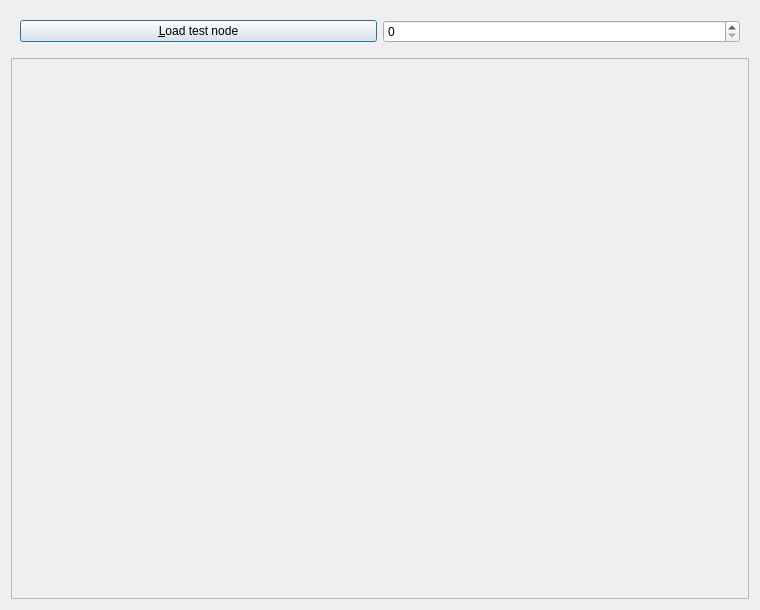
<?xml version="1.0" encoding="UTF-8"?>
<ui version="4.0">
 <class>QtTestQtNodeDialog</class>
 <widget class="QDialog" name="QtTestQtNodeDialog">
  <property name="geometry">
   <rect>
    <x>0</x>
    <y>0</y>
    <width>760</width>
    <height>610</height>
   </rect>
  </property>
  <property name="windowTitle">
   <string>Test Node</string>
  </property>
  <layout class="QVBoxLayout" name="verticalLayout">
   <item>
    <widget class="QWidget" name="widget_top" native="true">
     <layout class="QGridLayout" name="gridLayout_2">
      <item row="0" column="0">
       <widget class="QPushButton" name="button_load">
        <property name="text">
         <string>&amp;Load test node</string>
        </property>
       </widget>
      </item>
      <item row="0" column="1">
       <widget class="QSpinBox" name="box_test_index"/>
      </item>
     </layout>
    </widget>
   </item>
   <item>
    <widget class="QScrollArea" name="scrollArea">
     <property name="widgetResizable">
      <bool>true</bool>
     </property>
     <widget class="QWidget" name="here">
      <property name="geometry">
       <rect>
        <x>0</x>
        <y>0</y>
        <width>738</width>
        <height>537</height>
       </rect>
      </property>
     </widget>
    </widget>
   </item>
  </layout>
 </widget>
 <resources/>
 <connections/>
</ui>
